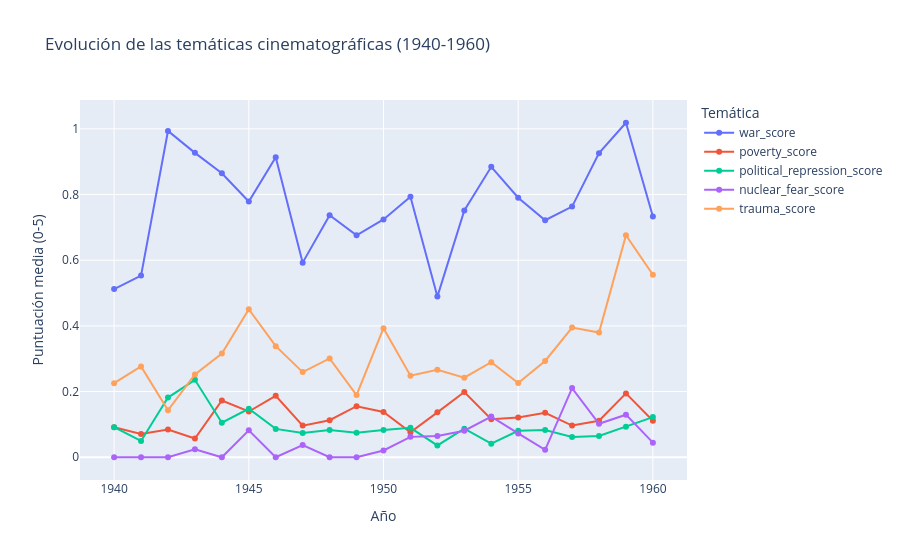

Notebook source saved alongside this figure:
### Code cell
variables = ["war_score","poverty_score","political_repression_score","nuclear_fear_score","trauma_score"]

df_evolucion = (peliculas_periodo.groupby("release_year")[variables].mean().reset_index())

df_evolucion_largo = df_evolucion.melt(id_vars="release_year",var_name="tematica",value_name="puntuacion")

fig = px.line(
    df_evolucion_largo, x="release_year", y="puntuacion", color="tematica", markers=True,
    title="Evolución de las temáticas cinematográficas (1940-1960)",
    labels={"release_year": "Año", "puntuacion": "Puntuación media (0-5)", "tematica": "Temática"}
)

fig.show()

### Figure 1 — Plotly figure (JSON) as saved in the notebook; plotly's stock layout.template omitted (floating-point values rounded to 4 significant figures)
{"data": [{"hovertemplate": "Temática=war_score<br>Año=%{x}<br>Puntuación media (0-5)=%{y}<extra></extra>", "legendgroup": "war_score", "line": {"color": "#636efa", "dash": "solid"}, "marker": {"symbol": "circle"}, "mode": "lines+markers", "name": "war_score", "orientation": "v", "showlegend": true, "type": "scatter", "x": [1940, 1941, 1942, 1943, 1944, 1945, 1946, 1947, 1948, 1949, 1950, 1951, 1952, 1953, 1954, 1955, 1956, 1957, 1958, 1959, 1960], "xaxis": "x", "y": [0.5122, 0.5532, 0.9935, 0.9268, 0.8647, 0.7787, 0.9137, 0.5926, 0.7368, 0.6757, 0.7241, 0.7931, 0.4892, 0.7516, 0.8843, 0.7903, 0.7218, 0.7632, 0.9259, 1.019, 0.7333], "yaxis": "y"}, {"hovertemplate": "Temática=poverty_score<br>Año=%{x}<br>Puntuación media (0-5)=%{y}<extra></extra>", "legendgroup": "poverty_score", "line": {"color": "#EF553B", "dash": "solid"}, "marker": {"symbol": "circle"}, "mode": "lines+markers", "name": "poverty_score", "orientation": "v", "showlegend": true, "type": "scatter", "x": [1940, 1941, 1942, 1943, 1944, 1945, 1946, 1947, 1948, 1949, 1950, 1951, 1952, 1953, 1954, 1955, 1956, 1957, 1958, 1959, 1960], "xaxis": "x", "y": [0.09146, 0.07092, 0.08442, 0.05691, 0.1729, 0.1393, 0.1871, 0.0963, 0.1128, 0.1554, 0.1379, 0.07586, 0.1367, 0.1988, 0.1157, 0.121, 0.1353, 0.09649, 0.1111, 0.1944, 0.1111], "yaxis": "y"}, {"hovertemplate": "Temática=political_repression_score<br>Año=%{x}<br>Puntuación media (0-5)=%{y}<extra></extra>", "legendgroup": "political_repression_score", "line": {"color": "#00cc96", "dash": "solid"}, "marker": {"symbol": "circle"}, "mode": "lines+markers", "name": "political_repression_score", "orientation": "v", "showlegend": true, "type": "scatter", "x": [1940, 1941, 1942, 1943, 1944, 1945, 1946, 1947, 1948, 1949, 1950, 1951, 1952, 1953, 1954, 1955, 1956, 1957, 1958, 1959, 1960], "xaxis": "x", "y": [0.09146, 0.04965, 0.1818, 0.2358, 0.1053, 0.1475, 0.08633, 0.07407, 0.08271, 0.07432, 0.08276, 0.08966, 0.03597, 0.08696, 0.04132, 0.08065, 0.08271, 0.0614, 0.06481, 0.09259, 0.1222], "yaxis": "y"}, {"hovertemplate": "Temática=nuclear_fear_score<br>Año=%{x}<br>Puntuación media (0-5)=%{y}<extra></extra>", "legendgroup": "nuclear_fear_score", "line": {"color": "#ab63fa", "dash": "solid"}, "marker": {"symbol": "circle"}, "mode": "lines+markers", "name": "nuclear_fear_score", "orientation": "v", "showlegend": true, "type": "scatter", "x": [1940, 1941, 1942, 1943, 1944, 1945, 1946, 1947, 1948, 1949, 1950, 1951, 1952, 1953, 1954, 1955, 1956, 1957, 1958, 1959, 1960], "xaxis": "x", "y": [0.0, 0.0, 0.0, 0.02439, 0.0, 0.08197, 0.0, 0.03704, 0.0, 0.0, 0.02069, 0.06207, 0.06475, 0.08075, 0.124, 0.07258, 0.02256, 0.2105, 0.1019, 0.1296, 0.04444], "yaxis": "y"}, {"hovertemplate": "Temática=trauma_score<br>Año=%{x}<br>Puntuación media (0-5)=%{y}<extra></extra>", "legendgroup": "trauma_score", "line": {"color": "#FFA15A", "dash": "solid"}, "marker": {"symbol": "circle"}, "mode": "lines+markers", "name": "trauma_score", "orientation": "v", "showlegend": true, "type": "scatter", "x": [1940, 1941, 1942, 1943, 1944, 1945, 1946, 1947, 1948, 1949, 1950, 1951, 1952, 1953, 1954, 1955, 1956, 1957, 1958, 1959, 1960], "xaxis": "x", "y": [0.2256, 0.2766, 0.1429, 0.252, 0.3158, 0.4508, 0.3381, 0.2593, 0.3008, 0.1892, 0.3931, 0.2483, 0.2662, 0.2422, 0.2893, 0.2258, 0.2932, 0.3947, 0.3796, 0.6759, 0.5556], "yaxis": "y"}], "layout": {"legend": {"title": {"text": "Temática"}, "tracegroupgap": 0}, "title": {"text": "Evolución de las temáticas cinematográficas (1940-1960)"}, "xaxis": {"anchor": "y", "domain": [0, 1], "title": {"text": "Año"}}, "yaxis": {"anchor": "x", "domain": [0, 1], "title": {"text": "Puntuación media (0-5)"}}}}
